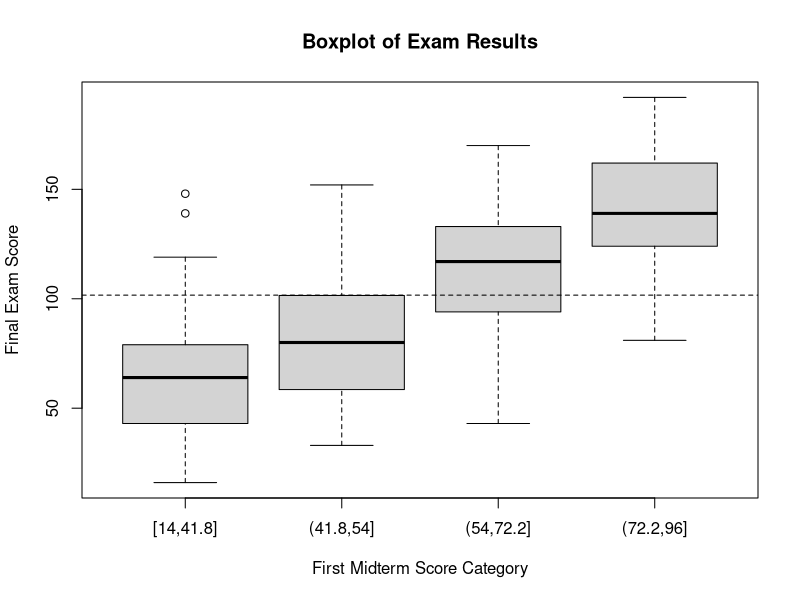
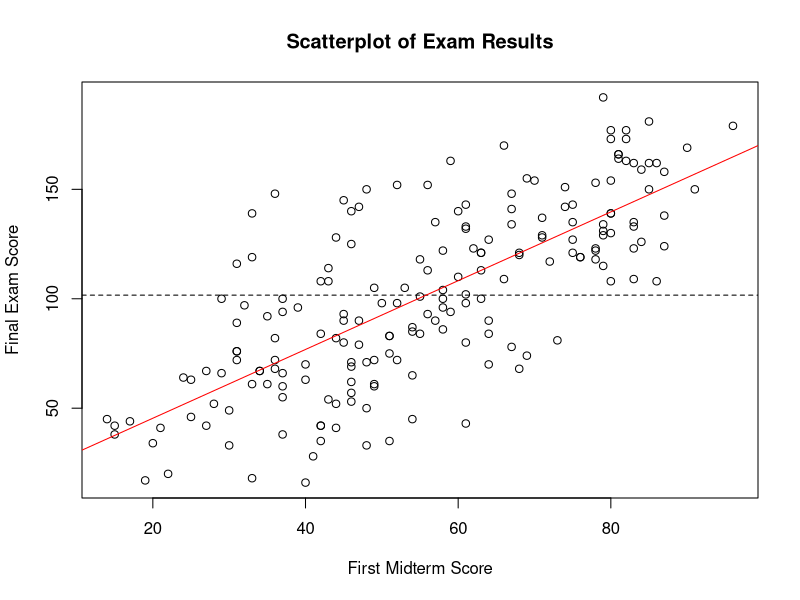
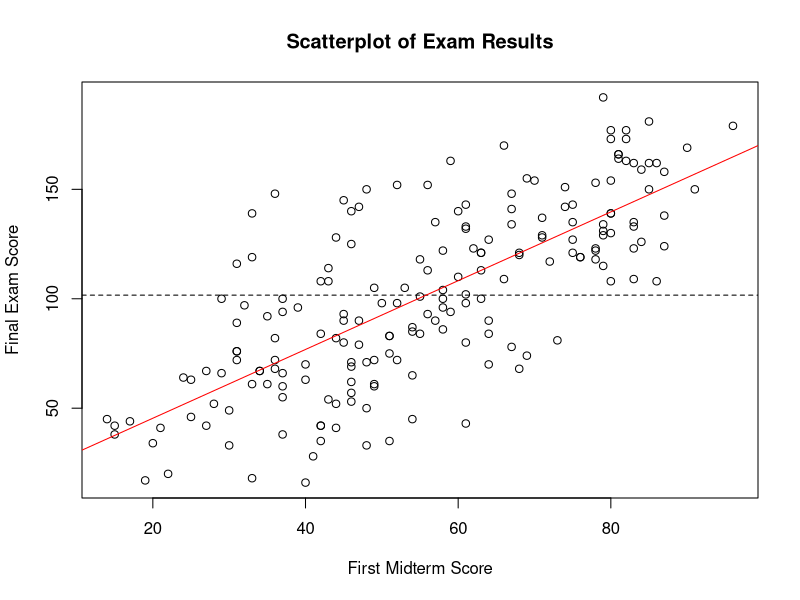
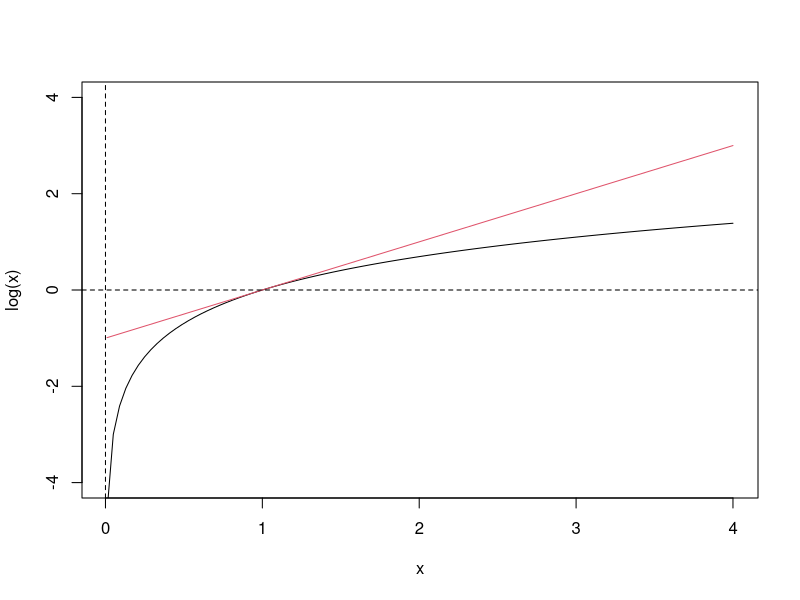

The R source for these figures, in order:
## ---- chunk 1
knitr::opts_chunk$set(echo = TRUE)
knitr::opts_knit$set(root.dir="/Users/Wen/百度云同步盘/01_Teaching/01_My_Courses/11_QuantMethods_I/")
## ---- chunk 2
xdat = read.csv("data/demo_data.csv", stringsAsFactors = T)
## ---- chunk 3
mid1cat = cut(xdat$mid1, breaks=quantile(xdat$mid1), include.lowest=T)
xdat = data.frame(xdat, mid1cat)
boxplot(mid3 ~ mid1cat, data=xdat, 
        main="Boxplot of Exam Results", 
        xlab="First Midterm Score Category",
        ylab="Final Exam Score")
abline(h=mean(xdat$mid3,na.rm=T), lty=2)
## ---- chunk 4
plot(mid3 ~ mid1, data=xdat, 
     main="Scatterplot of Exam Results", 
     xlab="First Midterm Score", 
     ylab="Final Exam Score")
mod = lm(mid3 ~ mid1, data=xdat)
abline(h=mean(xdat$mid3,na.rm=T), lty=2)
abline(coef(mod)[1], coef(mod)[2], col="red")
## ---- chunk 5
plot(mid3 ~ mid1, data=xdat, main="Scatterplot of Exam Results", xlab="First Midterm Score", ylab="Final Exam Score")
mod = lm(mid3 ~ mid1, data=xdat)
abline(h=mean(xdat$mid3,na.rm=T), lty=2)
abline(coef(mod)[1], coef(mod)[2], col="red")
## ---- chunk 6
x = rnorm(10000, mean=1, sd=5)
c = 10
cx = c * x
y = 2*x + rnorm(10000, 0, 5)
cy = c * y
dat = data.frame(x, cx, y, cy)
b1 = lm( y ~  x, data=dat)$coefficients[2]
b2 = lm( y ~ cx, data=dat)$coefficients[2]
b3 = lm(cy ~  x, data=dat)$coefficients[2]
bs = c(c,b1,b2,b3)
names(bs) = c("c","x","cx","cy")
bs
## ---- chunk 7
noise = rnorm(length(x), mean=0, sd=sd(x))
nx = x + noise
noise = rnorm(length(y), mean=0, sd=sd(y))
ny = y + noise
dat = data.frame(dat, nx, ny)
b4 = lm( y ~ nx, data=dat)$coefficients[2]
b5 = lm(ny ~  x, data=dat)$coefficients[2]
names = names(bs)
bs = c(bs, b4, b5)
names(bs) = c(names,"noise_x","noise_y")
bs
## ---- chunk 8
mod = lm(mid3 ~ mid1, data=xdat)
yhat = predict(mod)
ybar = mean(xdat$mid3, na.rm=T)
ssm = sum((yhat-ybar)^2, na.rm=T)
sst = sum((xdat$mid3-ybar)^2, na.rm=T)
r2 = ssm/sst
r = cor(xdat$mid3, xdat$mid1, use="pairwise")
# cor(na.omit(xdat$mid3), yhat)
c(r2, r^2)
## ---- chunk 9
curve(log, from=0.01, to=4, ylim=c(-4,4))
curve(x-1, add=T, col=2)
abline(v=0, h=0, lty=2)
## ---- chunk 10
b = c(c(0.01,0.05,0.1,0.15), seq(0.2, 1, by=0.1))
p = round(exp(b)-1, 2)
mat = cbind(b,p)
colnames(mat) = c("b","exp(b)-1")
mat
